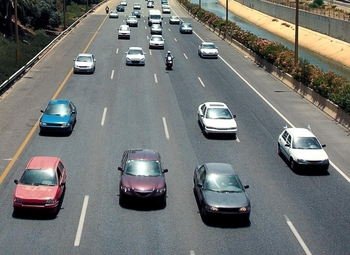
#> input picture cv2ws/thresholding/car.jpg, 350 x 255 px, found by its file name
$ python thresholdingbasics.py
#> lines starting #> are read from the running program, lines starting #| are printed output that depends on the picture; after the words box and inside, x2 and y2 are one past the last pixel; in counts of white or black regions, pixels touching at a corner belong together
import cv2

img = cv2.imread('Resources/Thresholding/car.jpg')
#> img is the input picture: shape (255, 350, 3); mean B, G, R 115.2, 117.3, 114.4
gray = cv2.cvtColor(img,cv2.COLOR_BGR2GRAY)
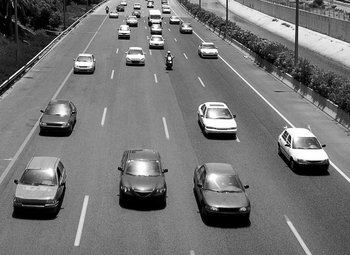
#> gray: shape (255, 350); min 0, max 255, mean 116.2

ret , th1 = cv2.threshold(gray,100,255,cv2.THRESH_BINARY)
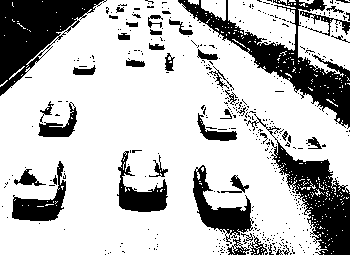
#> th1: shape (255, 350); 74.9% white; 417 black regions (375 under 20 px), largest, box (x1, y1, x2, y2) and area: (178, 0, 350, 129) 4993, (0, 0, 107, 96) 4708, (246, 114, 350, 255) 3987
ret , th2 = cv2.threshold(gray,150,255,cv2.THRESH_BINARY)
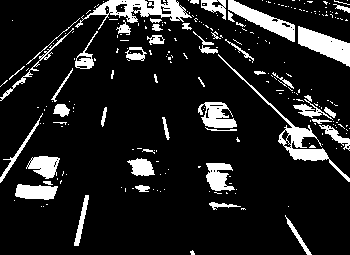
#> th2: shape (255, 350); 12.7% white; 251 white regions (204 under 20 px), largest, box (x1, y1, x2, y2) and area: (75, 0, 192, 30) 1252, (218, 54, 350, 182) 1149, (298, 26, 350, 67) 1055

ret , th1_inv = cv2.threshold(gray,100,255,cv2.THRESH_BINARY_INV)
ret , th2_inv = cv2.threshold(gray,150,255,cv2.THRESH_BINARY)


cv2.imshow('original',img)
cv2.imshow('Threshold',th1)
cv2.imshow('Threshold_inv',th1_inv)
cv2.waitKey(0)
cv2.destroyAllWindows()

$ run again, with cv2ws/thresholding/ocr2.png saved as cv2ws/thresholding/car.jpg
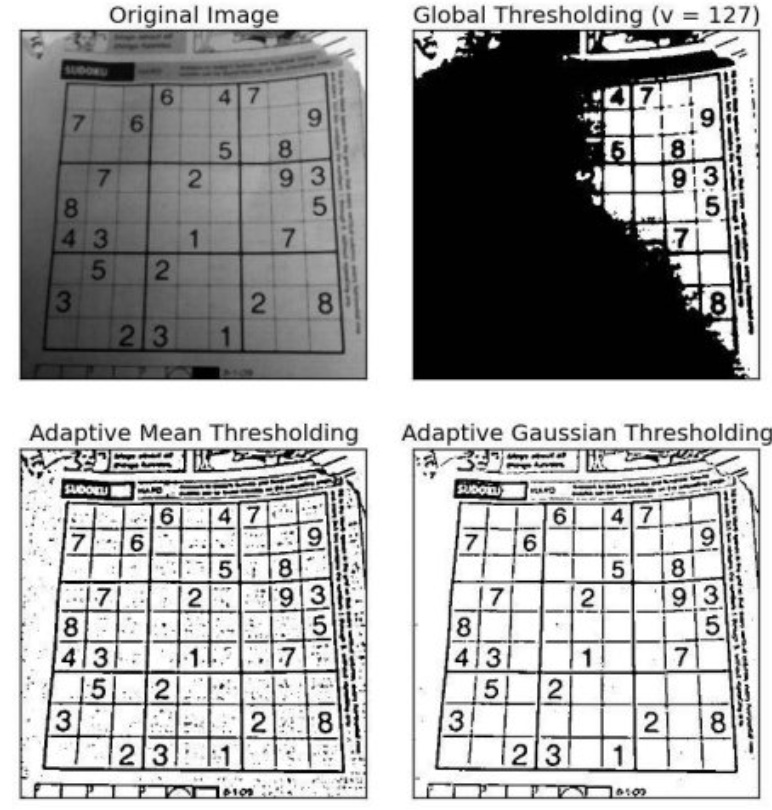
#> input picture cv2ws/thresholding/ocr2.png, 772 x 810 px, found by its file name
#> img is the input picture: shape (810, 772, 3); min 0, max 255, mean 165.4
#> `ret , th1 = cv2.threshold(gray,100,255,cv2.THRESH_BINARY)`:
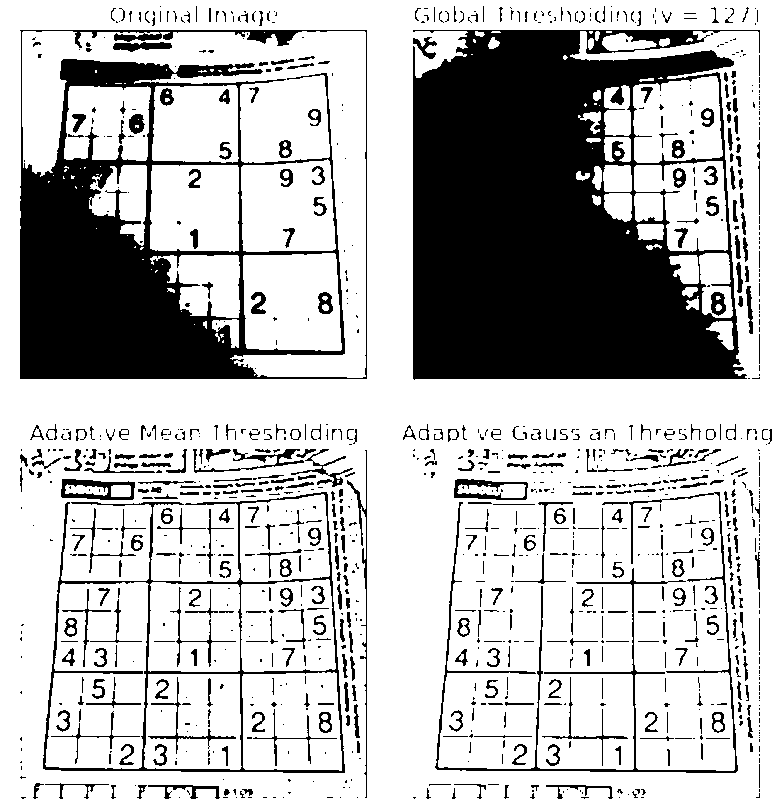
#> th1: shape (810, 772); 73% white; 1086 black regions (665 under 20 px), largest, box (x1, y1, x2, y2) and area: (413, 30, 760, 380) 84946, (20, 30, 367, 379) 42576, (43, 492, 345, 773) 4980
#> `ret , th2 = cv2.threshold(gray,150,255,cv2.THRESH_BINARY)`:
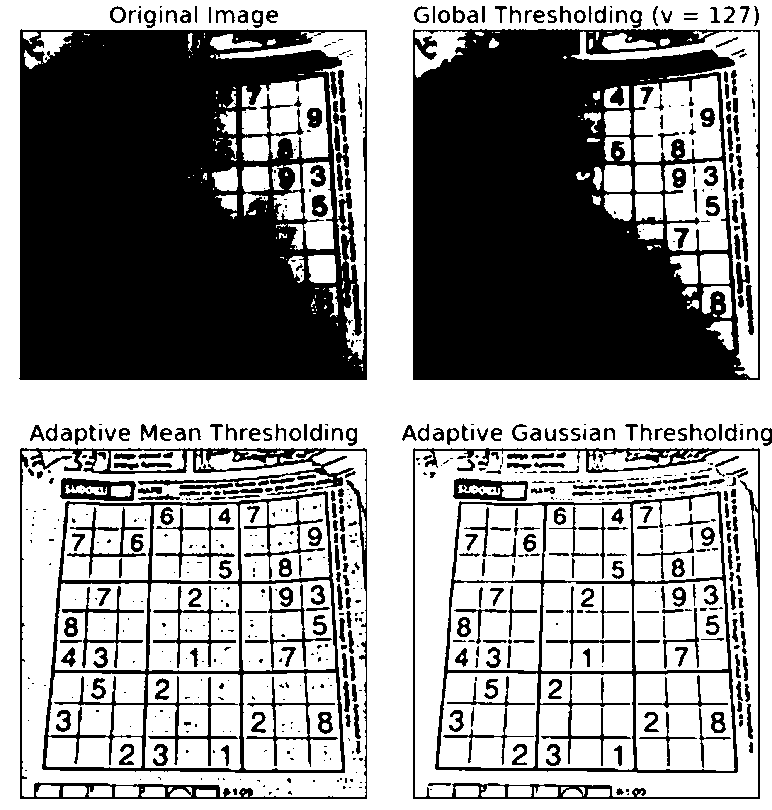
#> th2: shape (810, 772); 58.7% white; 743 black regions (359 under 20 px), largest, box (x1, y1, x2, y2) and area: (19, 29, 367, 380) 99280, (413, 29, 760, 380) 89273, (42, 491, 345, 773) 11258
